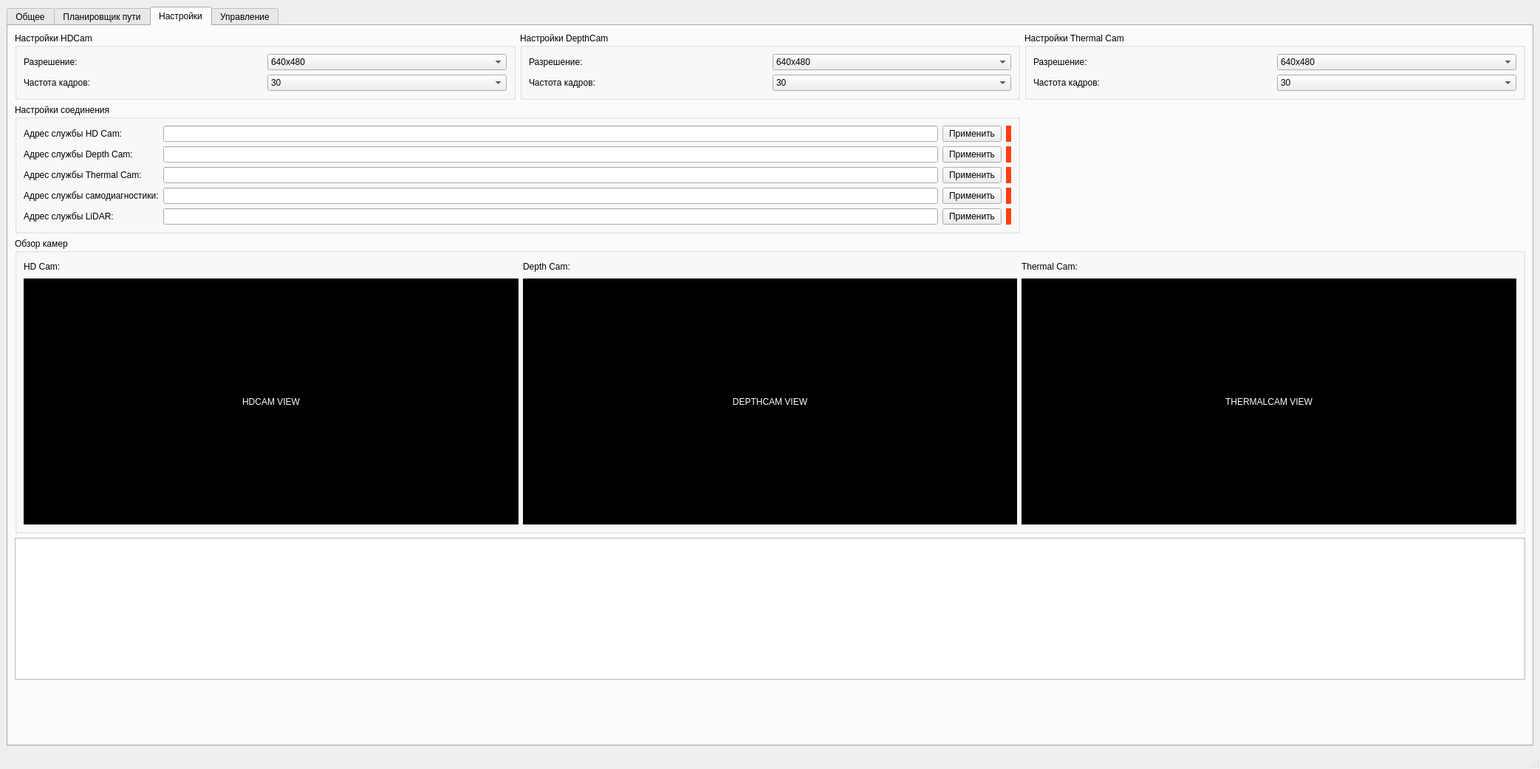
<?xml version="1.0" encoding="UTF-8"?>
<ui version="4.0">
 <class>MainWindow</class>
 <widget class="QMainWindow" name="MainWindow">
  <property name="geometry">
   <rect>
    <x>0</x>
    <y>0</y>
    <width>2085</width>
    <height>1041</height>
   </rect>
  </property>
  <property name="windowTitle">
   <string>MainWindow</string>
  </property>
  <widget class="QWidget" name="centralwidget">
   <property name="autoFillBackground">
    <bool>false</bool>
   </property>
   <layout class="QGridLayout" name="gridLayout">
    <item row="0" column="0">
     <widget class="QTabWidget" name="tabWidget">
      <property name="tabShape">
       <enum>QTabWidget::Rounded</enum>
      </property>
      <property name="currentIndex">
       <number>2</number>
      </property>
      <property name="documentMode">
       <bool>false</bool>
      </property>
      <property name="tabsClosable">
       <bool>false</bool>
      </property>
      <property name="movable">
       <bool>false</bool>
      </property>
      <widget class="QWidget" name="tab_2">
       <attribute name="title">
        <string>Общее</string>
       </attribute>
       <layout class="QGridLayout" name="gridLayout_11">
        <item row="0" column="0">
         <widget class="QGroupBox" name="groupBox_6">
          <property name="minimumSize">
           <size>
            <width>600</width>
            <height>0</height>
           </size>
          </property>
          <property name="title">
           <string>Карта</string>
          </property>
          <layout class="QGridLayout" name="gridLayout_8">
           <item row="0" column="0">
            <widget class="QLabel" name="label_18">
             <property name="styleSheet">
              <string notr="true">background-color: rgb(0, 0, 0);
font: 26pt &quot;MS Shell Dlg 2&quot;;
color: rgb(255, 255, 255);</string>
             </property>
             <property name="text">
              <string>MAP VIEW</string>
             </property>
             <property name="alignment">
              <set>Qt::AlignCenter</set>
             </property>
            </widget>
           </item>
          </layout>
         </widget>
        </item>
        <item row="0" column="1">
         <widget class="QGroupBox" name="groupBox_4">
          <property name="title">
           <string>Обзор камер</string>
          </property>
          <layout class="QGridLayout" name="gridLayout_7">
           <item row="2" column="0">
            <widget class="QLabel" name="label_9">
             <property name="maximumSize">
              <size>
               <width>16777215</width>
               <height>20</height>
              </size>
             </property>
             <property name="text">
              <string>Depth Cam:</string>
             </property>
            </widget>
           </item>
           <item row="0" column="0">
            <widget class="QLabel" name="label_8">
             <property name="maximumSize">
              <size>
               <width>16777215</width>
               <height>20</height>
              </size>
             </property>
             <property name="text">
              <string>HD Cam:</string>
             </property>
            </widget>
           </item>
           <item row="3" column="0">
            <widget class="QLabel" name="label_6">
             <property name="styleSheet">
              <string notr="true">background-color: rgb(0, 0, 0);
font: 26pt &quot;MS Shell Dlg 2&quot;;
color: rgb(255, 255, 255);</string>
             </property>
             <property name="text">
              <string>DEPTHCAM VIEW</string>
             </property>
             <property name="alignment">
              <set>Qt::AlignCenter</set>
             </property>
            </widget>
           </item>
           <item row="1" column="0">
            <widget class="QLabel" name="label_5">
             <property name="styleSheet">
              <string notr="true">background-color: rgb(0, 0, 0);
font: 26pt &quot;MS Shell Dlg 2&quot;;
color: rgb(255, 255, 255);</string>
             </property>
             <property name="text">
              <string>HDCAM VIEW</string>
             </property>
             <property name="alignment">
              <set>Qt::AlignCenter</set>
             </property>
            </widget>
           </item>
           <item row="4" column="0">
            <widget class="QLabel" name="label_10">
             <property name="minimumSize">
              <size>
               <width>0</width>
               <height>0</height>
              </size>
             </property>
             <property name="maximumSize">
              <size>
               <width>16777215</width>
               <height>20</height>
              </size>
             </property>
             <property name="text">
              <string>Thermal Cam:</string>
             </property>
            </widget>
           </item>
           <item row="5" column="0">
            <widget class="QLabel" name="label_7">
             <property name="styleSheet">
              <string notr="true">background-color: rgb(0, 0, 0);
font: 26pt &quot;MS Shell Dlg 2&quot;;
color: rgb(255, 255, 255);</string>
             </property>
             <property name="text">
              <string>THERMALCAM VIEW</string>
             </property>
             <property name="alignment">
              <set>Qt::AlignCenter</set>
             </property>
            </widget>
           </item>
          </layout>
         </widget>
        </item>
        <item row="0" column="2">
         <widget class="QGroupBox" name="groupBox_7">
          <property name="maximumSize">
           <size>
            <width>16777215</width>
            <height>16777215</height>
           </size>
          </property>
          <property name="title">
           <string>Состояние</string>
          </property>
          <layout class="QGridLayout" name="gridLayout_12">
           <item row="0" column="0">
            <widget class="QLabel" name="label_19">
             <property name="text">
              <string>Параметр1:</string>
             </property>
            </widget>
           </item>
           <item row="2" column="1">
            <widget class="QLabel" name="label_31">
             <property name="text">
              <string>значение</string>
             </property>
            </widget>
           </item>
           <item row="2" column="0">
            <widget class="QLabel" name="label_21">
             <property name="text">
              <string>Параметр3:</string>
             </property>
            </widget>
           </item>
           <item row="0" column="1">
            <widget class="QLabel" name="label_29">
             <property name="text">
              <string>значение</string>
             </property>
            </widget>
           </item>
           <item row="3" column="0">
            <widget class="QLabel" name="label_22">
             <property name="text">
              <string>Параметр4:</string>
             </property>
            </widget>
           </item>
           <item row="1" column="1">
            <widget class="QLabel" name="label_30">
             <property name="text">
              <string>значение</string>
             </property>
            </widget>
           </item>
           <item row="1" column="0">
            <widget class="QLabel" name="label_20">
             <property name="text">
              <string>Параметр2:</string>
             </property>
            </widget>
           </item>
           <item row="3" column="1">
            <widget class="QLabel" name="label_32">
             <property name="text">
              <string>значение</string>
             </property>
            </widget>
           </item>
           <item row="4" column="0">
            <spacer name="verticalSpacer_2">
             <property name="orientation">
              <enum>Qt::Vertical</enum>
             </property>
             <property name="sizeHint" stdset="0">
              <size>
               <width>20</width>
               <height>40</height>
              </size>
             </property>
            </spacer>
           </item>
          </layout>
         </widget>
        </item>
       </layout>
      </widget>
      <widget class="QWidget" name="tab">
       <attribute name="title">
        <string>Планировщик пути</string>
       </attribute>
       <layout class="QGridLayout" name="gridLayout_14">
        <item row="0" column="0">
         <widget class="QGroupBox" name="groupBox_8">
          <property name="minimumSize">
           <size>
            <width>1200</width>
            <height>0</height>
           </size>
          </property>
          <property name="title">
           <string>Карта</string>
          </property>
          <layout class="QGridLayout" name="gridLayout_13">
           <item row="0" column="0">
            <widget class="QLabel" name="label_33">
             <property name="styleSheet">
              <string notr="true">background-color: rgb(0, 0, 0);
font: 26pt &quot;MS Shell Dlg 2&quot;;
color: rgb(255, 255, 255);</string>
             </property>
             <property name="text">
              <string>MAP VIEW</string>
             </property>
             <property name="alignment">
              <set>Qt::AlignCenter</set>
             </property>
            </widget>
           </item>
          </layout>
         </widget>
        </item>
        <item row="0" column="1">
         <widget class="QGroupBox" name="groupBox_9">
          <property name="title">
           <string>Настройка пути</string>
          </property>
          <layout class="QVBoxLayout" name="verticalLayout">
           <item>
            <widget class="QLabel" name="label_34">
             <property name="text">
              <string>Текущая траектория:</string>
             </property>
            </widget>
           </item>
           <item>
            <widget class="QTextEdit" name="textEdit"/>
           </item>
           <item>
            <widget class="QLabel" name="label_35">
             <property name="text">
              <string>Новая траектория:</string>
             </property>
            </widget>
           </item>
           <item>
            <widget class="QTextEdit" name="textEdit_2"/>
           </item>
           <item>
            <widget class="QPushButton" name="pushButton">
             <property name="text">
              <string>Применить</string>
             </property>
            </widget>
           </item>
          </layout>
         </widget>
        </item>
       </layout>
      </widget>
      <widget class="QWidget" name="settings_tab">
       <attribute name="title">
        <string>Настройки</string>
       </attribute>
       <layout class="QGridLayout" name="gridLayout_9">
        <item row="0" column="2">
         <widget class="QGroupBox" name="groupBox_3">
          <property name="title">
           <string>Настройки Thermal Cam</string>
          </property>
          <layout class="QGridLayout" name="gridLayout_5">
           <item row="0" column="0">
            <widget class="QLabel" name="resolution_label_3">
             <property name="text">
              <string>Разрешение:</string>
             </property>
            </widget>
           </item>
           <item row="0" column="1">
            <widget class="QComboBox" name="resolutionList_3">
             <property name="minimumSize">
              <size>
               <width>100</width>
               <height>0</height>
              </size>
             </property>
             <item>
              <property name="text">
               <string>640x480</string>
              </property>
             </item>
             <item>
              <property name="text">
               <string>1280x960</string>
              </property>
             </item>
             <item>
              <property name="text">
               <string>1920x1080</string>
              </property>
             </item>
            </widget>
           </item>
           <item row="1" column="0">
            <widget class="QLabel" name="frameRate_label_3">
             <property name="text">
              <string>Частота кадров:</string>
             </property>
            </widget>
           </item>
           <item row="1" column="1">
            <widget class="QComboBox" name="comboBox_3">
             <property name="minimumSize">
              <size>
               <width>100</width>
               <height>0</height>
              </size>
             </property>
             <item>
              <property name="text">
               <string>30</string>
              </property>
             </item>
             <item>
              <property name="text">
               <string>120</string>
              </property>
             </item>
            </widget>
           </item>
          </layout>
         </widget>
        </item>
        <item row="1" column="0" colspan="2">
         <widget class="QGroupBox" name="communicationSetting_groupBox">
          <property name="title">
           <string>Настройки соединения</string>
          </property>
          <layout class="QGridLayout" name="gridLayout_2">
           <item row="0" column="0">
            <widget class="QLabel" name="hdCamAddr_label">
             <property name="text">
              <string>Адрес службы HD Cam:</string>
             </property>
            </widget>
           </item>
           <item row="0" column="1">
            <widget class="QLineEdit" name="hdcam_address"/>
           </item>
           <item row="0" column="2">
            <widget class="QPushButton" name="setHDcamAddr">
             <property name="text">
              <string>Применить</string>
             </property>
            </widget>
           </item>
           <item row="0" column="3">
            <widget class="QLabel" name="hdCamConnected_diod">
             <property name="styleSheet">
              <string notr="true">background-color: rgb(255, 63, 15);
border-radius: 25px;</string>
             </property>
             <property name="text">
              <string/>
             </property>
            </widget>
           </item>
           <item row="1" column="0">
            <widget class="QLabel" name="depthCamAddr_label">
             <property name="text">
              <string>Адрес службы Depth Cam:</string>
             </property>
            </widget>
           </item>
           <item row="1" column="1">
            <widget class="QLineEdit" name="lineEdit_2"/>
           </item>
           <item row="1" column="2">
            <widget class="QPushButton" name="setDepthCamAddr">
             <property name="text">
              <string>Применить</string>
             </property>
            </widget>
           </item>
           <item row="1" column="3">
            <widget class="QLabel" name="label_2">
             <property name="styleSheet">
              <string notr="true">background-color: rgb(255, 63, 15);
border-radius: 25px;</string>
             </property>
             <property name="text">
              <string/>
             </property>
            </widget>
           </item>
           <item row="2" column="0">
            <widget class="QLabel" name="thermalCamAddr_label">
             <property name="text">
              <string>Адрес службы Thermal Cam:</string>
             </property>
            </widget>
           </item>
           <item row="2" column="1">
            <widget class="QLineEdit" name="lineEdit_3"/>
           </item>
           <item row="2" column="2">
            <widget class="QPushButton" name="setThermalCamAddr">
             <property name="text">
              <string>Применить</string>
             </property>
            </widget>
           </item>
           <item row="2" column="3">
            <widget class="QLabel" name="label_3">
             <property name="styleSheet">
              <string notr="true">background-color: rgb(255, 63, 15);
border-radius: 25px;</string>
             </property>
             <property name="text">
              <string/>
             </property>
            </widget>
           </item>
           <item row="3" column="0">
            <widget class="QLabel" name="selftestAddr_label">
             <property name="text">
              <string>Адрес службы самодиагностики:</string>
             </property>
            </widget>
           </item>
           <item row="3" column="1">
            <widget class="QLineEdit" name="lineEdit_4"/>
           </item>
           <item row="3" column="2">
            <widget class="QPushButton" name="setSelftestAddr">
             <property name="text">
              <string>Применить</string>
             </property>
            </widget>
           </item>
           <item row="3" column="3">
            <widget class="QLabel" name="label_4">
             <property name="styleSheet">
              <string notr="true">background-color: rgb(255, 63, 15);
border-radius: 25px;</string>
             </property>
             <property name="text">
              <string/>
             </property>
            </widget>
           </item>
           <item row="4" column="0">
            <widget class="QLabel" name="selftestAddr_label_2">
             <property name="text">
              <string>Адрес службы LiDAR:</string>
             </property>
            </widget>
           </item>
           <item row="4" column="1">
            <widget class="QLineEdit" name="lineEdit_5"/>
           </item>
           <item row="4" column="2">
            <widget class="QPushButton" name="setSelftestAddr_2">
             <property name="text">
              <string>Применить</string>
             </property>
            </widget>
           </item>
           <item row="4" column="3">
            <widget class="QLabel" name="label_17">
             <property name="styleSheet">
              <string notr="true">background-color: rgb(255, 63, 15);
border-radius: 25px;</string>
             </property>
             <property name="text">
              <string/>
             </property>
            </widget>
           </item>
          </layout>
         </widget>
        </item>
        <item row="0" column="0">
         <widget class="QGroupBox" name="groupBox">
          <property name="title">
           <string>Настройки HDCam</string>
          </property>
          <layout class="QGridLayout" name="gridLayout_3">
           <item row="0" column="0">
            <widget class="QLabel" name="resolution_label">
             <property name="text">
              <string>Разрешение:</string>
             </property>
            </widget>
           </item>
           <item row="0" column="1">
            <widget class="QComboBox" name="hdcam_resolutionList">
             <property name="minimumSize">
              <size>
               <width>100</width>
               <height>0</height>
              </size>
             </property>
             <item>
              <property name="text">
               <string>640x480</string>
              </property>
             </item>
             <item>
              <property name="text">
               <string>1280x960</string>
              </property>
             </item>
             <item>
              <property name="text">
               <string>1920x1080</string>
              </property>
             </item>
            </widget>
           </item>
           <item row="1" column="0">
            <widget class="QLabel" name="frameRate_label">
             <property name="text">
              <string>Частота кадров:</string>
             </property>
            </widget>
           </item>
           <item row="1" column="1">
            <widget class="QComboBox" name="hdcam_framerate">
             <property name="minimumSize">
              <size>
               <width>100</width>
               <height>0</height>
              </size>
             </property>
             <item>
              <property name="text">
               <string>30</string>
              </property>
             </item>
             <item>
              <property name="text">
               <string>120</string>
              </property>
             </item>
            </widget>
           </item>
          </layout>
         </widget>
        </item>
        <item row="0" column="1">
         <widget class="QGroupBox" name="groupBox_2">
          <property name="title">
           <string>Настройки DepthCam</string>
          </property>
          <layout class="QGridLayout" name="gridLayout_4">
           <item row="0" column="0">
            <widget class="QLabel" name="resolution_label_2">
             <property name="text">
              <string>Разрешение:</string>
             </property>
            </widget>
           </item>
           <item row="0" column="1">
            <widget class="QComboBox" name="resolutionList_2">
             <property name="minimumSize">
              <size>
               <width>100</width>
               <height>0</height>
              </size>
             </property>
             <item>
              <property name="text">
               <string>640x480</string>
              </property>
             </item>
             <item>
              <property name="text">
               <string>1280x960</string>
              </property>
             </item>
             <item>
              <property name="text">
               <string>1920x1080</string>
              </property>
             </item>
            </widget>
           </item>
           <item row="1" column="0">
            <widget class="QLabel" name="frameRate_label_2">
             <property name="text">
              <string>Частота кадров:</string>
             </property>
            </widget>
           </item>
           <item row="1" column="1">
            <widget class="QComboBox" name="comboBox_2">
             <property name="minimumSize">
              <size>
               <width>100</width>
               <height>0</height>
              </size>
             </property>
             <item>
              <property name="text">
               <string>30</string>
              </property>
             </item>
             <item>
              <property name="text">
               <string>120</string>
              </property>
             </item>
            </widget>
           </item>
          </layout>
         </widget>
        </item>
        <item row="2" column="0" colspan="3">
         <widget class="QGroupBox" name="groupBox_5">
          <property name="minimumSize">
           <size>
            <width>0</width>
            <height>400</height>
           </size>
          </property>
          <property name="title">
           <string>Обзор камер</string>
          </property>
          <layout class="QGridLayout" name="gridLayout_6">
           <item row="0" column="0">
            <widget class="QLabel" name="label_12">
             <property name="maximumSize">
              <size>
               <width>16777215</width>
               <height>20</height>
              </size>
             </property>
             <property name="text">
              <string>HD Cam:</string>
             </property>
            </widget>
           </item>
           <item row="0" column="1">
            <widget class="QLabel" name="label_11">
             <property name="maximumSize">
              <size>
               <width>16777215</width>
               <height>20</height>
              </size>
             </property>
             <property name="text">
              <string>Depth Cam:</string>
             </property>
            </widget>
           </item>
           <item row="0" column="2">
            <widget class="QLabel" name="label_15">
             <property name="minimumSize">
              <size>
               <width>0</width>
               <height>0</height>
              </size>
             </property>
             <property name="maximumSize">
              <size>
               <width>16777215</width>
               <height>20</height>
              </size>
             </property>
             <property name="text">
              <string>Thermal Cam:</string>
             </property>
            </widget>
           </item>
           <item row="1" column="0">
            <widget class="QLabel" name="hdcam_view">
             <property name="maximumSize">
              <size>
               <width>670</width>
               <height>333</height>
              </size>
             </property>
             <property name="styleSheet">
              <string notr="true">background-color: rgb(0, 0, 0);
font: 26pt &quot;MS Shell Dlg 2&quot;;
color: rgb(255, 255, 255);</string>
             </property>
             <property name="text">
              <string>HDCAM VIEW</string>
             </property>
             <property name="alignment">
              <set>Qt::AlignCenter</set>
             </property>
            </widget>
           </item>
           <item row="1" column="1">
            <widget class="QLabel" name="label_13">
             <property name="styleSheet">
              <string notr="true">background-color: rgb(0, 0, 0);
font: 26pt &quot;MS Shell Dlg 2&quot;;
color: rgb(255, 255, 255);</string>
             </property>
             <property name="text">
              <string>DEPTHCAM VIEW</string>
             </property>
             <property name="alignment">
              <set>Qt::AlignCenter</set>
             </property>
            </widget>
           </item>
           <item row="1" column="2">
            <widget class="QLabel" name="label_16">
             <property name="styleSheet">
              <string notr="true">background-color: rgb(0, 0, 0);
font: 26pt &quot;MS Shell Dlg 2&quot;;
color: rgb(255, 255, 255);</string>
             </property>
             <property name="text">
              <string>THERMALCAM VIEW</string>
             </property>
             <property name="alignment">
              <set>Qt::AlignCenter</set>
             </property>
            </widget>
           </item>
          </layout>
         </widget>
        </item>
        <item row="4" column="0">
         <spacer name="verticalSpacer">
          <property name="orientation">
           <enum>Qt::Vertical</enum>
          </property>
          <property name="sizeHint" stdset="0">
           <size>
            <width>20</width>
            <height>40</height>
           </size>
          </property>
         </spacer>
        </item>
        <item row="3" column="0" colspan="3">
         <widget class="QTextEdit" name="log"/>
        </item>
       </layout>
      </widget>
      <widget class="QWidget" name="tab_3">
       <attribute name="title">
        <string>Управление</string>
       </attribute>
       <layout class="QGridLayout" name="gridLayout_17">
        <item row="0" column="0" colspan="2">
         <widget class="QGroupBox" name="groupBox_10">
          <property name="title">
           <string>Фотография</string>
          </property>
          <layout class="QGridLayout" name="gridLayout_15">
           <item row="0" column="0" colspan="2">
            <widget class="QLabel" name="label_36">
             <property name="minimumSize">
              <size>
               <width>128</width>
               <height>128</height>
              </size>
             </property>
             <property name="maximumSize">
              <size>
               <width>256</width>
               <height>256</height>
              </size>
             </property>
             <property name="styleSheet">
              <string notr="true">background-color: rgb(0, 0, 0);
font: 26pt &quot;MS Shell Dlg 2&quot;;
color: rgb(255, 255, 255);</string>
             </property>
             <property name="text">
              <string>PHOTO1</string>
             </property>
             <property name="alignment">
              <set>Qt::AlignCenter</set>
             </property>
            </widget>
           </item>
           <item row="0" column="2" colspan="2">
            <widget class="QLabel" name="label_37">
             <property name="minimumSize">
              <size>
               <width>128</width>
               <height>128</height>
              </size>
             </property>
             <property name="maximumSize">
              <size>
               <width>256</width>
               <height>256</height>
              </size>
             </property>
             <property name="styleSheet">
              <string notr="true">background-color: rgb(0, 0, 0);
font: 26pt &quot;MS Shell Dlg 2&quot;;
color: rgb(255, 255, 255);</string>
             </property>
             <property name="text">
              <string>PHOTO2</string>
             </property>
             <property name="alignment">
              <set>Qt::AlignCenter</set>
             </property>
            </widget>
           </item>
           <item row="0" column="4" colspan="2">
            <widget class="QLabel" name="label_38">
             <property name="minimumSize">
              <size>
               <width>256</width>
               <height>256</height>
              </size>
             </property>
             <property name="maximumSize">
              <size>
               <width>256</width>
               <height>256</height>
              </size>
             </property>
             <property name="styleSheet">
              <string notr="true">background-color: rgb(0, 0, 0);
font: 26pt &quot;MS Shell Dlg 2&quot;;
color: rgb(255, 255, 255);</string>
             </property>
             <property name="text">
              <string>PHOTO3</string>
             </property>
             <property name="alignment">
              <set>Qt::AlignCenter</set>
             </property>
            </widget>
           </item>
           <item row="0" column="6" colspan="2">
            <widget class="QLabel" name="label_39">
             <property name="minimumSize">
              <size>
               <width>256</width>
               <height>256</height>
              </size>
             </property>
             <property name="maximumSize">
              <size>
               <width>256</width>
               <height>256</height>
              </size>
             </property>
             <property name="styleSheet">
              <string notr="true">background-color: rgb(0, 0, 0);
font: 26pt &quot;MS Shell Dlg 2&quot;;
color: rgb(255, 255, 255);</string>
             </property>
             <property name="text">
              <string>PHOTO4</string>
             </property>
             <property name="alignment">
              <set>Qt::AlignCenter</set>
             </property>
            </widget>
           </item>
           <item row="0" column="8" colspan="2">
            <widget class="QLabel" name="label_40">
             <property name="minimumSize">
              <size>
               <width>256</width>
               <height>256</height>
              </size>
             </property>
             <property name="maximumSize">
              <size>
               <width>256</width>
               <height>256</height>
              </size>
             </property>
             <property name="styleSheet">
              <string notr="true">background-color: rgb(0, 0, 0);
font: 26pt &quot;MS Shell Dlg 2&quot;;
color: rgb(255, 255, 255);</string>
             </property>
             <property name="text">
              <string>PHOTO5</string>
             </property>
             <property name="alignment">
              <set>Qt::AlignCenter</set>
             </property>
            </widget>
           </item>
           <item row="0" column="10" colspan="2">
            <widget class="QLabel" name="label_41">
             <property name="minimumSize">
              <size>
               <width>256</width>
               <height>256</height>
              </size>
             </property>
             <property name="maximumSize">
              <size>
               <width>256</width>
               <height>256</height>
              </size>
             </property>
             <property name="styleSheet">
              <string notr="true">background-color: rgb(0, 0, 0);
font: 26pt &quot;MS Shell Dlg 2&quot;;
color: rgb(255, 255, 255);</string>
             </property>
             <property name="text">
              <string>PHOTO6</string>
             </property>
             <property name="alignment">
              <set>Qt::AlignCenter</set>
             </property>
            </widget>
           </item>
           <item row="0" column="12" colspan="2">
            <widget class="QLabel" name="label_42">
             <property name="minimumSize">
              <size>
               <width>256</width>
               <height>256</height>
              </size>
             </property>
             <property name="maximumSize">
              <size>
               <width>256</width>
               <height>256</height>
              </size>
             </property>
             <property name="styleSheet">
              <string notr="true">background-color: rgb(0, 0, 0);
font: 26pt &quot;MS Shell Dlg 2&quot;;
color: rgb(255, 255, 255);</string>
             </property>
             <property name="text">
              <string>PHOTO7</string>
             </property>
             <property name="alignment">
              <set>Qt::AlignCenter</set>
             </property>
            </widget>
           </item>
           <item row="1" column="0">
            <widget class="QPushButton" name="pushButton_2">
             <property name="text">
              <string>Preview</string>
             </property>
            </widget>
           </item>
           <item row="1" column="1">
            <widget class="QPushButton" name="pushButton_9">
             <property name="text">
              <string>Photo</string>
             </property>
            </widget>
           </item>
           <item row="1" column="2">
            <widget class="QPushButton" name="pushButton_3">
             <property name="text">
              <string>Preview</string>
             </property>
            </widget>
           </item>
           <item row="1" column="3">
            <widget class="QPushButton" name="pushButton_10">
             <property name="text">
              <string>Photo</string>
             </property>
            </widget>
           </item>
           <item row="1" column="4">
            <widget class="QPushButton" name="pushButton_4">
             <property name="text">
              <string>Preview</string>
             </property>
            </widget>
           </item>
           <item row="1" column="5">
            <widget class="QPushButton" name="pushButton_11">
             <property name="text">
              <string>Photo</string>
             </property>
            </widget>
           </item>
           <item row="1" column="6">
            <widget class="QPushButton" name="pushButton_5">
             <property name="text">
              <string>Preview</string>
             </property>
            </widget>
           </item>
           <item row="1" column="7">
            <widget class="QPushButton" name="pushButton_12">
             <property name="text">
              <string>Photo</string>
             </property>
            </widget>
           </item>
           <item row="1" column="8">
            <widget class="QPushButton" name="pushButton_6">
             <property name="text">
              <string>Preview</string>
             </property>
            </widget>
           </item>
           <item row="1" column="9">
            <widget class="QPushButton" name="pushButton_13">
             <property name="text">
              <string>Photo</string>
             </property>
            </widget>
           </item>
           <item row="1" column="10">
            <widget class="QPushButton" name="pushButton_7">
             <property name="text">
              <string>Preview</string>
             </property>
            </widget>
           </item>
           <item row="1" column="11">
            <widget class="QPushButton" name="pushButton_14">
             <property name="text">
              <string>Photo</string>
             </property>
            </widget>
           </item>
           <item row="1" column="12">
            <widget class="QPushButton" name="pushButton_8">
             <property name="text">
              <string>Preview</string>
             </property>
            </widget>
           </item>
           <item row="1" column="13">
            <widget class="QPushButton" name="pushButton_15">
             <property name="text">
              <string>Photo</string>
             </property>
            </widget>
           </item>
           <item row="2" column="3">
            <widget class="QPushButton" name="pushButton_16">
             <property name="text">
              <string>Сохранить</string>
             </property>
            </widget>
           </item>
           <item row="2" column="0" colspan="3">
            <widget class="QLineEdit" name="lineEdit_6"/>
           </item>
          </layout>
         </widget>
        </item>
        <item row="1" column="0">
         <widget class="QGroupBox" name="groupBox_11">
          <property name="title">
           <string>Depth</string>
          </property>
          <layout class="QGridLayout" name="gridLayout_16">
           <item row="1" column="1">
            <widget class="QPushButton" name="pushButton_17">
             <property name="text">
              <string>Photo</string>
             </property>
            </widget>
           </item>
           <item row="1" column="0">
            <widget class="QPushButton" name="pushButton_18">
             <property name="text">
              <string>Preview</string>
             </property>
            </widget>
           </item>
           <item row="0" column="0" colspan="2">
            <widget class="QLabel" name="label_43">
             <property name="minimumSize">
              <size>
               <width>256</width>
               <height>256</height>
              </size>
             </property>
             <property name="maximumSize">
              <size>
               <width>10000</width>
               <height>10000</height>
              </size>
             </property>
             <property name="styleSheet">
              <string notr="true">background-color: rgb(0, 0, 0);
font: 26pt &quot;MS Shell Dlg 2&quot;;
color: rgb(255, 255, 255);</string>
             </property>
             <property name="text">
              <string>SCELETON</string>
             </property>
             <property name="alignment">
              <set>Qt::AlignCenter</set>
             </property>
            </widget>
           </item>
           <item row="2" column="0" colspan="2">
            <widget class="QLineEdit" name="lineEdit_7"/>
           </item>
           <item row="3" column="0" colspan="2">
            <widget class="QPushButton" name="pushButton_19">
             <property name="text">
              <string>Сохранить</string>
             </property>
            </widget>
           </item>
           <item row="0" column="2" rowspan="4">
            <widget class="QTableWidget" name="tableWidget_2">
             <property name="maximumSize">
              <size>
               <width>300</width>
               <height>16777215</height>
              </size>
             </property>
             <property name="showGrid">
              <bool>true</bool>
             </property>
             <row>
              <property name="text">
               <string>Голова</string>
              </property>
             </row>
             <row>
              <property name="text">
               <string>Шея</string>
              </property>
             </row>
             <row>
              <property name="text">
               <string>Левое плечо</string>
              </property>
             </row>
             <row>
              <property name="text">
               <string>Левый локоть</string>
              </property>
             </row>
             <row>
              <property name="text">
               <string>Правый локоть</string>
              </property>
             </row>
             <row>
              <property name="text">
               <string>Новая строка</string>
              </property>
             </row>
             <row>
              <property name="text">
               <string>Правая кисть</string>
              </property>
             </row>
             <column>
              <property name="text">
               <string>Обнаружение</string>
              </property>
             </column>
             <item row="0" column="0">
              <property name="text">
               <string>Не обнаружено</string>
              </property>
             </item>
             <item row="1" column="0">
              <property name="text">
               <string>Не обнаружено</string>
              </property>
             </item>
             <item row="2" column="0">
              <property name="text">
               <string>Не обнаружено</string>
              </property>
             </item>
             <item row="3" column="0">
              <property name="text">
               <string>Не обнаружено</string>
              </property>
             </item>
             <item row="4" column="0">
              <property name="text">
               <string>Не обнаружено</string>
              </property>
             </item>
             <item row="5" column="0">
              <property name="text">
               <string>Не обнаружено</string>
              </property>
             </item>
             <item row="6" column="0">
              <property name="text">
               <string>Не обнаружено</string>
              </property>
             </item>
            </widget>
           </item>
          </layout>
         </widget>
        </item>
        <item row="1" column="1">
         <widget class="QGroupBox" name="groupBox_12">
          <property name="maximumSize">
           <size>
            <width>500</width>
            <height>16777215</height>
           </size>
          </property>
          <property name="title">
           <string>Настройки сигнализации</string>
          </property>
          <layout class="QGridLayout" name="gridLayout_10">
           <item row="0" column="0">
            <widget class="QTableView" name="tableView"/>
           </item>
          </layout>
         </widget>
        </item>
       </layout>
      </widget>
     </widget>
    </item>
   </layout>
  </widget>
  <widget class="QMenuBar" name="menubar">
   <property name="geometry">
    <rect>
     <x>0</x>
     <y>0</y>
     <width>2085</width>
     <height>19</height>
    </rect>
   </property>
  </widget>
  <widget class="QStatusBar" name="statusbar"/>
 </widget>
 <resources/>
 <connections/>
</ui>
